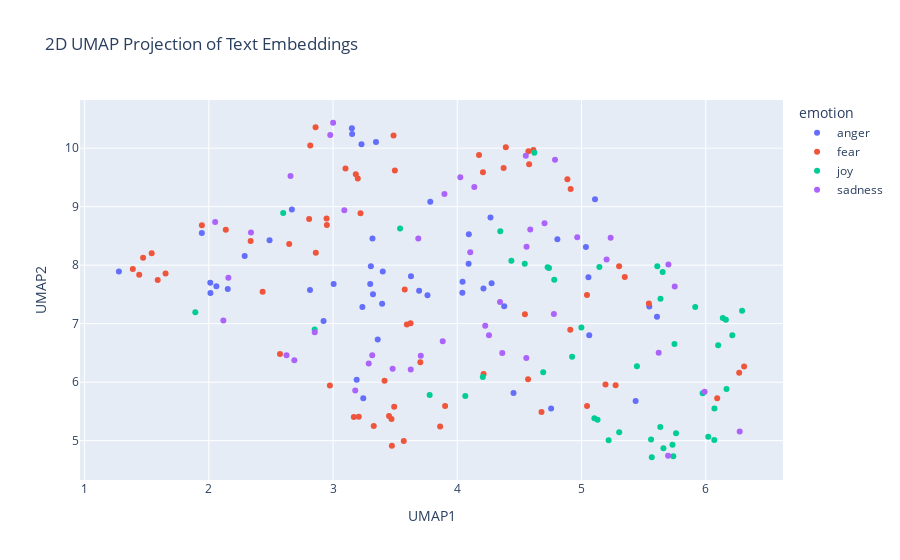

Notebook code for this chart:
### Code cell
import pandas as pd
import numpy as np
import umap
import plotly.express as px

# Concatenate the training and test data
combined_df = pd.concat([train_df_new, test_df_new], ignore_index=True)

# Prepare the embeddings for UMAP
# Convert the list of embeddings into a 2D numpy array
X_embeddings = np.array(combined_df['embeddings_values'].tolist())

# Apply UMAP for dimensionality reduction
reducer = umap.UMAP(n_components=2, metric='cosine', random_state=28) 
embedding_2d = reducer.fit_transform(X_embeddings)

# Create a DataFrame for plotting
df_plot = pd.DataFrame(embedding_2d, columns=['UMAP1', 'UMAP2'])
df_plot['emotion'] = combined_df['emotion']
df_plot['intensity'] = combined_df['intensity']
df_plot['text'] = combined_df['text']


# Visualize the embeddings with Plotly
fig = px.scatter(
    df_plot,
    x='UMAP1',
    y='UMAP2',
    color='emotion',  # Color points by the 'emotion' column
    hover_data=['text', 'intensity'],  # Show text and intensity on hover
    title='2D UMAP Projection of Text Embeddings'
)

fig.show()

### Figure 1 — Plotly figure (JSON) as saved in the notebook; plotly's stock layout.template omitted (floating-point values rounded to 4 significant figures)
{"data": [{"customdata": [["@AudreyKare i'm like half expecting some rabid troll to come into my mentions accusing me of being a csa apologist or something lmao", 0.479], ["As if he heard my thought on the ether, my #ex has just posted #facebook pic of himself snuggling up with said #cats... now Im just #angry", 0.521], ["@ManUtd you have had from me over the years is irrelevant. Its an absolute joke. #manutd #ticketing  #noloyalty #joke #notimpressed", 0.667], ["@PrincessCasGirl @DaddyEllis__ tiff you better hurry cause 👀", 0.458], ["@SkyUK what a joke!! Cut our internet off early 'by mistake' and then don't reinstate it when we no longer need an engineer 😡 ", 0.646], ["I dislike people who get offended by the littlest shit .", 0.729], ["It takes a man to suffer ignorance and smile. Be yourself, no matter what they say. #sting", 0.25], ["#welfarereform should not be a 'model' for #snap.", 0.458], ["Realizing that holding a grudge for long is immaturity is wisdom", 0.438], ["@cxmbeferre so you WOULDNT date me????? ", 0.458], ["seek to conduct attacks against Israel, intended to provoke a reaction that would further inflame feeling within the Islamic world”. •", 0.562], ["Heading home to cut grass in the heat. All I wanna do is go out to eat somewhere air conditioned.  #AdultingIsTheWorst", 0.354], ["@sebbyD27850 both are nonsensical. If there's injustice against blacks, why add to it by destroying black property. It's misdirected anger", 0.69], ["@UltimateBoxer My heart because you left me for so long again\\n\\n*slight pout but it turned to a smile*\\n\\nheheh just kidding, no I'm fine-", 0.458], ["I miss doing nothing someone I care about and attacking their face with kisses. #foreveralone #bitter 😩", 0.5], ["@keithboykin unfortunately it won't end there... followers of whichever candidate isn't elected will throw tantrums. No winning this elec", 0.521], ["@feistyarcher -trouble,' he feigned anger and gave her a look that told her to behave. He knew she wouldn't though, and that was one of -", 0.417], ["I just wanna know why there's no outrage for black on black crime and no one knows those victims but BLM is out to kill cops based on media", 0.625], ["Skipping meals is the national way of showing #disappointment and #anger. #wiz", 0.458], ["@bt_uk why does tracking show my equipment delivered, when it wasn't? Why is my service suddenly delayed? We've already 3 weeks. ", 0.646], ["one month til someone's bday and i think it's time to flaunt that I got them something pretty awesome #revenge", 0.435], ["Kik me I want to swap pics I will post on my account anonymously if you wish Kik: vsvplou #Kik #kikme  #nudes #tits #snapchat", 0.188], ["Inpouring this letter we are dying over against subsist checking quaint virtuoso ways toward fine huff yours l...", 0.562], ["Have wee pop socks on and they KEEP FALLING OFF INSIDE MY SHOES #rage", 0.759], ["@tamriiel I was talking about further in the expansion, with more gear - fury always does well towards the end", 0.441], ["@1VoiceMatters @MichaelTPremo just got wind of #MenForChoice and it doesn't infuriate me. Just makes me sad for the generation.", 0.438], ["@VodafoneUKhelp @VodafoneUK wow!! My bill is £44.77 and hav a text from u to prove that and you have taken £148!!!!! #swines #fuming #con!", 0.792], ["Forever angry that gh ruined Molly and morgan's bond/friendship ", 0.521], ["People irritate me 🙄", 0.646], ["@CorningFootball  IT'S GAME DAY!!!!      T MINUS 14:30 ", 0.125], ["“He who is slow to anger is better than the mighty, And he who rules his spirit than he who takes a city.”\\nP16:32 #bibleverse #pride #anger", 0.314], ["@RealBD_ @ReyesAverie 47 unarmed blacks killed by white cops in 2015. That many die every month in Chicago wheres the #outrage", 0.646], ["In 2016, Black people are STILL fighting to be recognized as human beings. #cantsleep #angry", 0.885], ["so ef whichever butt wipe pulled the fire alarm in davis bc I was sound asleep #pissed  #upset #tired #sad #tired #hangry ######", 0.771], ["@kencurtin they might get Donal óg sure! They won't have him in cork as he's to fiery for dopey frank &amp; his cult", 0.458], ["Forgot to eat dinner and now I'm furious with everything and everyone", 0.646], ["@LaraTheIrish &lt; feel everything. She would remember everything. Evanora hoped this would serve to fuel the creatures anger and run rabid &gt;", 0.479], ["why are people so angry toward veggie burgers at in n out wtf", 0.458], ["Just seeing Alex revells face gets me angry", 0.583], ["@LiamCannon1 He's just too raging to type properly... Ha ha!", 0.375], ["All Brian does is sleep and aggravate me", 0.833], ["@DxfyingGrxvity - frustration, looking up at Elphaba in a frown of aggravation. Her high pitched voice was growing more and more --", 0.604], ["Ok scrubbed hands 5 times before trying to put them in.\\nEyeballs #burning \\n#EvenMoreBlind accidentally scared the #cat whilst #screeching", 0.604], ["Why to have vanity sizes?Now sizes S,XS(evenXXS sometimes) are too big, WTF?! Dear corporate jerks, Lithuania didn't need this. #rant ", 0.518], ["Sting is just too damn earnest for early morning listening. ", 0.37], ["@LeonWobYP b***er off. NCFC is a grudge match :)", 0.542], ["The rage has died down.", 0.438], ["@TrueAggieFan oh so that's where Brian was! Where was my invite? ", 0.438]], "hovertemplate": "emotion=anger<br>UMAP1=%{x}<br>UMAP2=%{y}<br>text=%{customdata[0]}<br>intensity=%{customdata[1]}<extra></extra>", "legendgroup": "anger", "marker": {"color": "#636efa", "symbol": "circle"}, "mode": "markers", "name": "anger", "orientation": "v", "showlegend": true, "type": "scatter", "x": [3.317, 3.304, 3.229, 5.056, 3.154, 3.236, 4.755, 1.944, 3.76, 5.035, 1.276, 3.19, 2.061, 5.607, 3.359, 2.489, 5.546, 2.013, 3.693, 3.151, 5.436, 2.668, 5.062, 3.4, 4.211, 2.289, 3.345, 2.923, 3.395, 5.109, 4.041, 2.012, 2.152, 3.005, 4.267, 3.299, 4.276, 2.814, 3.627, 4.093, 4.091, 4.378, 3.243, 3.321, 4.453, 3.783, 4.042, 4.806], "xaxis": "x", "y": [8.457, 7.981, 10.06, 7.792, 10.24, 7.286, 5.549, 8.548, 7.486, 8.309, 7.892, 6.04, 7.638, 7.117, 6.729, 8.424, 7.292, 7.526, 7.56, 10.34, 5.676, 8.953, 6.803, 7.893, 7.599, 8.158, 10.1, 7.045, 7.34, 9.126, 7.526, 7.701, 7.594, 7.678, 8.816, 7.679, 7.689, 7.575, 7.811, 8.53, 8.025, 7.299, 5.724, 7.504, 5.817, 9.085, 7.716, 8.445], "yaxis": "y"}, {"customdata": [["Jeans with fake pockets ", 0.125], ["#India right of reply at #UNGA - #Pakistan preaching of human rights is by a country which is itself the global epicentre of #terrorism", 0.742], ["My doctor is giving me flower extract to relieve anxiety and reduce panic attacks :')", 0.708], ["@BelieveInBlue18 awe thanks! Couldn't be doing it without all your help and support and that amazing encouragement!💕😘🙌🏻", 0.146], ["Andrew's hands start shaking and he says 'I hope I die.. like right now'", 0.792], ["@tbergg1 mine are good rn, gonna be horrid after next week", 0.521], ["How had Matty Dawson not scored there!!!!! #terrible", 0.375], ["Starting not to give a fuck and stopped fearing the consequence", 0.396], ["My fav #movies are #horror but they don't make them like they used too. Haven't seen a great one in years", 0.354], ["@JonnyDunn93 and Gerrard was awful then", 0.458], ["@Wild_Lucario_ *chuckles* did I scare you?", 0.312], ["They used to laugh at her coz she couldn't afford a junky now they stare in awe while she is winning.", 0.292], ["Obama admin rejects Texas plan to have refugees vetted for terrorism so Texas pulls of of fed refugee resettlement program. Aiding .", 0.458], ["No @Chrishilly1987 for MOS 😡  #shocking Leads from the front 💪🏻", 0.438], ["3 #tmobile #stores, #original #note7 #customer and zero #results... What's going on guys? #terrible #customerservice #2hour #waittime", 0.5], ["I dread this drive every Wednesday 😩", 0.792], ["Job interview in the afternoon #nervous #ek", 0.917], ["Bayern Munich pitch is horrific", 0.542], ["#Everything you've ever wanted awaits you on the other side of #fear . #IfIWasTheOppositeSex #AskAMan", 0.479], ["My goals are so big they scare small minds", 0.25], ["My bus was in a car crash... I'm still shaking a bit... This week was an absolute horror and this was the icing on the cake... ", 0.92], ["How I Murdered Your Mother #SpookyTv ", 0.342], ["@jk_rowling never thought an angry oompa loompa would be my Boggart, but there you have it. #boggart #PresidentTrump ", 0.5], ["I hate that a black lady is painting herself white on the internet for laughs and likes... #terrible #BadForm #DidntLaugh", 0.479], ["@FJHobson @Beaker126 @Biastai how would you suggest we profile to stop right wing terror", 0.521], ["2day's most used term is, #terrorism, with many addresses and forms. On my #opinion, the only form of terrorism in this world is, injustice!", 0.604], ["@mikebairdMP @AndrewConstance @nswtaxi how many sex cases u need before u guys learn UBER is shocking to the consumer unregulated", 0.646], ["@markhberman2003 @LanceZierlein @790blessing entire team from coaches on down played and coached scared from jumpstreet. #intimidated", 0.604], ["@GreensACT @ShaneRattenbury @carolinelec what about #publictransport to &amp; from #CanberraAirport. Most cities have. Mr Barr very #coy on.", 0.312], ["bout to read this article 'Moving the Conversation Forward: Homosexuality &amp; Christianity' from someone in the foursquare church ", 0.224], ["induction day tomorrow for pizza express ", 0.275], ["My roommate turns the sink off with her foot to avoid germs and a guy says 'YOUR roommate is feet girl?! I'm so sorry' plz help #nightmare", 0.583], ["To com sede de milk shake", 0.312], ["The fact that we have a presidential candidate that speaks the way Trump does is alarming. I thought higher of my peers. #FDT16", 0.595], ["if anyone spoils any of my fucking shows I will haunt you in the afterlife so help me god", 0.451], ["@Rocks_n_Ropes Can't believe how rude your cashier was today when I was returning an item!  Your customer service is slacking. ", 0.479], ["@Burnt_Out_Darth @theaterofscifi thanks. #nightmare", 0.688], ["@STLouis_RamsFan their whole team is limited when they're on the field. ", 0.292], ["@ImJim_YoureNot  cyber bully", 0.396], ["@BossUpJaee but your pussy was weak from what I heard so stfu up to me bitch . You got to threaten him that your pregnant .", 0.396], ["Just #terrible from the cats there. Wow. #AFLCatsSwans", 0.458], [".\\nWe express our deep concern about the suspension of   \\n@MohammedSomaa01  please reactivate it. he never violated T.roles @Support", 0.562], ["@SusannahSpot I could pop round #nightmare", 0.771], ["@troyesivan I'm eating sushi, I'm shaking for you", 0.458], ["Ronaldo has been shocking. He's tried to do skill twice and he's nearly fallen over both times", 0.5], ["@excalibater I'm very shy irl and lately I feel like everyone's doing their own thing and I don't fit in anywhere and I feel lonely :(", 0.771], ["broken policy' #blasio &lt;&gt; #trump #giuliani 'broken windows' all part of 'pecking order' #bully politics #america RESIST #motto", 0.458], ["However the agent was inauthentic, my sister still loves me, &amp; I'm still alive. So I guess it wasn't that bad. #socialanxiety ", 0.588], ["@LmRyle @tomcolicchio @realDonaldTrump @HillaryClinton @ajjaffe I understand your concerns but look at her foundation contributions ", 0.315], ["Lady gaga fucking followed i have been waiting for this day for ages it fucking happened im shaking thank you so much @ladygaga ❤️", 0.275], ["People have the right to #protest, Not to #loot &amp; #riot &amp; #terrorize #Charlotte\\n#Violence &amp; #Anarchy is unacceptable\\n@CNN", 0.571], ["Why upping rooms makes a few apprehend leaving out charcoal ownership: UnZU", 0.396], ["On @Varneyco/@FoxBusiness to talk latest on #Chelsea Bombing + #Ahmad_Khan_Rahami's trips to #Afghanistan/#Pakistan #tcot #terror", 0.642], ["I don't want speak front to him   #nopanicattack", 0.72], ["Gahh...BT, in queue for 30 minutes.. Now put through to BT Sport dept to cancel... back in a queue again... #shocking", 0.5], ["@Evan_McMullin @TheBlazeRadio Classic SHITLIB bullshit. Create a horrible problem and then 'discuss' how to solve it. What a PIMP.", 0.438], ["There goes the butterflies in my stomach.  #anxietyproblems", 0.702], ["Whatt a trailerrrr !!! @karanjohar @AnushkaSharma #RanbirKapoor #AishwaryaRaiBachchan i am COMPLETELY BLOWN !! #awestruck #longingformore", 0.417], ["@hollywooddivas @TMZ_Sports Idiots like Larry Sanders scare us All!How can Morons these days Rush 2 Judge #Police w/o all facts yet?FU thugs", 0.604], ["Staff on @ryainair FR1005. Asked for info and told to look online. You get what you pay for. #Ryanair @STN_Airport #Compensation ", 0.312], ["Okay. Brace yourself. I will attempt my first loaf of bread in the morning. I will use a dutch oven. I will make the dough now. ", 0.479], ["That's an awful miss from Rooney.", 0.36], ["And I cried in front of my guy last night. And it's just been a horrible week but it's only for a week", 0.68], ["T5ylw ansh a79l shy 7lw mn wayed nas fe whatsapp", 0.271]], "hovertemplate": "emotion=fear<br>UMAP1=%{x}<br>UMAP2=%{y}<br>text=%{customdata[0]}<br>intensity=%{customdata[1]}<extra></extra>", "legendgroup": "fear", "marker": {"color": "#EF553B", "symbol": "circle"}, "mode": "markers", "name": "fear", "orientation": "v", "showlegend": true, "type": "scatter", "x": [3.577, 1.388, 3.207, 6.309, 3.902, 4.544, 4.373, 4.57, 2.573, 4.579, 5.542, 5.044, 1.54, 4.207, 2.859, 2.974, 3.327, 4.613, 3.862, 4.678, 3.167, 3.624, 2.861, 2.433, 1.588, 1.439, 3.183, 4.913, 3.1, 2.647, 3.473, 5.044, 5.193, 2.336, 3.594, 3.199, 5.348, 4.886, 3.221, 2.948, 4.175, 3.497, 5.303, 5.275, 4.391, 3.702, 1.944, 3.492, 2.136, 6.092, 1.652, 4.91, 1.471, 3.47, 3.487, 2.807, 3.45, 6.269, 2.95, 2.817, 3.569, 4.573, 3.414, 4.212], "xaxis": "x", "y": [7.582, 7.932, 5.409, 6.268, 5.593, 7.159, 9.661, 6.049, 6.481, 9.727, 7.343, 5.591, 8.204, 9.587, 10.36, 5.943, 5.252, 9.967, 5.242, 5.489, 5.403, 7.008, 8.211, 7.546, 7.747, 7.835, 9.555, 9.303, 9.653, 8.36, 4.913, 7.491, 5.961, 8.411, 6.985, 9.483, 7.796, 9.468, 8.889, 8.797, 9.884, 9.617, 7.98, 5.946, 10.01, 6.338, 8.683, 5.579, 8.607, 5.725, 7.857, 6.894, 8.125, 5.372, 10.22, 8.791, 5.42, 6.163, 8.687, 10.05, 4.994, 9.946, 6.024, 6.139], "yaxis": "y"}, {"customdata": [["lol! no mention of pak PM or even his speech on any international news channel and pakis are rejoicing as if the world stands with them", 0.396], ["@BertGatti not had much to cheer about you see 😜😂😂", 0.52], ["Gloriosa Bazigaga on #Rwanda work: 'I lost relatives in genocide but 15 yrs of peacebuilding has given me optimism it's within our power'", 0.2], ["I love seeing happy women, that glow is something real.", 0.75], ["Thinking about trying some comedy on youtube. Always been fond of it. Time to nut up.  #comedy #maybeoneday #hopefullyfunny #LOL", 0.5], ["@TheeCurrentYear @Sargon_of_Akkad this is too much hilarity for one day", 0.604], ["I am always ready to #smile.", 0.654], [".@Harry_Styles I hope you never go a day without something to make you smile. You deserve all good things. Please follow me?\\n❤️💛💚💙💜\\n311,553", 0.6], ["Live simply. Dream big. Be grateful. Give love. Laugh lots. - Unknown #quote #inspiration #happy", 0.708], ["Stack up with porthole under way heyday through worthy of faith bull's-eye transportation services: moM", 0.32], ["Accept the challenges so that you can feel the exhilaration of victory!!", 0.52], ["@MericanMainer AWW. I had a Maine Coon when I was little named Ted Eddy the Wonder Cat. They're such good cats! Very playful and sweet", 0.604], ["Quote_Soup: Be happy not because everything is good, but because you can see the good side of everything. ", 0.479], ["@elena_yip My random guesses for you! A potential Amelie, Kenneth of 30 Rock (but YA instead of TV) &amp; maybe w/ the optimism of Lara Jean?", 0.36], ["Sometimes I watch shitty tv to reinforce never giving up cuz if something is that fucking awful on tv, I still stand a chance. ", 0.075], ["Being playful as shit😤", 0.333], ["Accept the challenges so that you can feel the exhilaration of victory.", 0.562], ["Today is the first time any math professor let us live early before the class time !!! #15 min #feelsgood #happy #wednesday #", 0.827], ["Make someone happy ^_^", 0.604], ["@JackCurryYES he's just lucky...bad pitchers...#WHATEVER...ElKracken is #legit #future  #gottawearshades #LetsGoYankees", 0.32], ["I take a strange delight from seeing mark Hughes struggle", 0.333], ["Three days off a month with two ex wives and no home could be worse. I don't know how, but it could #oilandgas #optimism", 0.25], ["now that I have my future planned out, I feel so much happier #goals #life #happy #igotthis #yay", 0.875], ["@hoemanda69 wtf is tenacious and jubilant", 0.312], ["@HytheHighborne -Sylvia was elated to receive kisses from the little prince, her bright smile clear as she glanced to Garrett and Elyse- --", 0.667], ["@itsyourgirl_Z happy birthday :) have a blessed day love from Toronto :) #bday #smile", 0.704], ["Be happy not because everything is good, but because you can see the good side of everything  #optimism", 0.646], ["@RealKyper @NHL watching the jubilant scrum at the end of the day and remembering they're all still kids! #priceless", 0.625], ["Aw there's a young fox outside on the grass just jumping around all playful and having a little stretch 🙈 soo cute 🐺", 0.75], ["Mind if I tag along?' She asked cheerfully, sweeping a lock of hair behind her ear. 'I want to see if you've really got • @DitheringWizard", 0.34], ["@BrightPigSEO @BrightPigSEO we provide dignified and professional funerals at prices families can afford #satisfied clients #bright pig", 0.345], ["@scdesc Yup. And Val basically ignoring the recipe. I'm just done. I keep bursting into laughter x", 0.646], ["Watch this amazing live.ly broadcast by @huntermcaseyy #lively #musically", 0.519], ["remember when glee did a take me or leave me cover but it was between two girls who werent even friends why did that do that", 0.167], ["@DanLanthier That was exhilarating hockey. They're still out if Russia wins in regulation I'm reading. #fuck", 0.396], ["I just heard the most incredibly transcendent song ever &amp; now I feel high &amp; fucked up yet joyful &amp; I will never be the same", 0.607], ["incredible that anthony weiner has been caught chasing a busty milkmaid across a park at double speed while jaunty music plays", 0.38], ["@GameGrumps THANK YOU SO MUCH FOR COMING TO DETROIT I'm going to sob joyful rainbows now brb", 0.804], ["Nawaz Sharif is getting more funnier than @kapilsharmak9 day by day. #laughter #challenge #kashmir #baloch", 0.7], ["Google caffeine-an sprightly lengthening into the corridor re seo: WgJ", 0.2], ["Ready for that nice, breezy, calm, sunshine weather.🍂🍁 #Autumn", 0.583], ["If any trump supporters and Hillary haters wanna chirp some weak minded, pandering liberals just tweet at @EmmyA2 @snickerfritz04", 0.1], ["@HunterDean_ [he gives a gleeful squeak and wraps around you] All mine!", 0.729], ["It feels good to get outside for a minute and get some fresh air.  It's hard to stay cooped up inside all day ", 0.58], ["@harrietemmett great minds think alike. ", 0.479]], "hovertemplate": "emotion=joy<br>UMAP1=%{x}<br>UMAP2=%{y}<br>text=%{customdata[0]}<br>intensity=%{customdata[1]}<extra></extra>", "legendgroup": "joy", "marker": {"color": "#00cc96", "symbol": "circle"}, "mode": "markers", "name": "joy", "orientation": "v", "showlegend": true, "type": "scatter", "x": [4.435, 4.727, 1.891, 5.732, 4.064, 4.738, 5.56, 6.07, 5.66, 4.924, 5.129, 6.214, 5.739, 5.653, 4.205, 4.692, 5.103, 6.069, 5.634, 4.346, 4.62, 3.778, 6.02, 5.446, 6.162, 5.761, 5.566, 6.293, 6.1, 5.636, 4.78, 5.144, 5.915, 2.852, 3.54, 5.975, 5.748, 6.167, 4.543, 4.999, 5.218, 2.598, 6.138, 5.303, 5.61], "xaxis": "x", "y": [8.076, 7.963, 7.196, 4.93, 5.764, 7.951, 5.018, 5.549, 4.869, 6.436, 5.357, 6.803, 4.735, 7.884, 6.089, 6.17, 5.382, 5.01, 5.234, 8.581, 9.923, 5.782, 5.068, 6.274, 7.066, 5.126, 4.716, 7.219, 6.629, 7.425, 7.751, 7.967, 7.284, 6.899, 8.626, 5.809, 6.653, 5.883, 8.024, 6.934, 5.007, 8.89, 7.099, 5.143, 7.983], "yaxis": "y"}, {"customdata": [["236:416 While she was in her dull and sleeping hour,\\nA crew of patches, rude mechanicals,\\n#AMNDBots", 0.5], ["@_Mrs_Peel @lp_lisa @PaulRGoulden @LisaLuscious Might be the pout of a star baker tho !", 0.312], ["The difference between someone's selfies when they're happy vs. unhappy is absolutely amazing.", 0.208], ["@TaylaStJames it happens and Vegas isn't the only origin thats prevelant #sadly", 0.625], ["Had to give my 11yo AfAm son this advice today: 'be polite, no sudden movements, keep hands where they can see them'. #sadness", 0.667], ["There is no dark side in the moon. In fact, it's all dark.'\\nGerry O'Driscoll at the end of 'The Dark side of the Moon'", 0.229], ["No episode today! Whilst editing there was a power outage! We will rebuild...tomorrow #podcast #lost #editing #fail #tomorrow", 0.396], ["@MarianKeyes maybe he had constipation issues..? Not that I KNOW dates relieve such an affliction! No way jose!", 0.354], ["@JoyceCarolOates \\nBreath. You are trending despondent. Mrs Clinton will win. If you keep your gloves on, guard up, and punch like hell.", 0.417], ["@iTriborg — make him feel vigorous. 'Fine. You can kill me now.' Said Hestia with a display of only despair rather than her joyful —", 0.5], ["God's love spring.Of one dat sunk his whole estate for d paltry bribe,of a single apple–n yet proud of our ancestry?❤️🗿", 0.271], ["The American Idiot record turns twelve today it changed my preppy middle school heart into a desolate punk rock desert I am forever grateful", 0.271], ["it didn't impress me but it didn't depress me'", 0.271], ["@ily_geuly call me now I'm laying in my bed moping like I intend to do for the next 2 months.", 0.74], ["@pxrfectpeach it's got her little pout", 0.271], ["When health insurance won't cover TMS but they let me know they cover ECT #mentalhealth #psychology  #TMS #ECT", 0.521], ["@WestermannNina xDD it's a song that can not be weary (?)", 0.542], ["Itching something #serious RN haven't slept but considering taking like 6 Benadryl for a 20 min nap I am itching SO BADLY wow", 0.542], ["Don't wanna go to work but I want the money #sad", 0.729], ["@mik61scot @longshankseddie @ROSAZAMBONINI @YouTube I thought it was because she once sunk her teeth into something that's meant 2b sooked", 0.458], ["i stopped watching gotham cause they dropped off tabitha and barb's relationship and made her pine after the main", 0.461], ["Just rough situations all around for Schalke and Werder Bremen to start the campaign. Bremen dashed late with a new manager. Both with 0.", 0.479], ["2 applications for my dbs and still waiting. Been over a year now. Going to loose my job 👍🏿 @GOVUK  #thanks #unhappy #crb", 0.792], ["Literally had a guy (a some-would-say-successful guy) tell me 'this ship will sail' kay guy, first, you're working with a sub, last, it sunk", 0.479], ["@FacMagnaAmerica  #CureForInsomnia And the left said WE were all doom &amp; gloom. The Trump Train is so much more fun!", 0.458], ["@chelseafc let them know it's the #blues", 0.521], ["i got his bitch depress", 0.542], ["Condolences to the  JC and the Georges family.. #sad", 0.771], ["It's sad when your man leaves work a little bit late and your worst fear is 'Oh no!! Did he get stopped by the police?!?! '  #ourworld", 0.618], ["Good morning lovely people. Not gonna lie I've woken up feeling pretty glum.", 0.754], ["Do not be discouraged by a slowing sales market. This will test your business model and pinpoint #strengths and #weaknesses.' @Ken_Dunn", 0.271], [". @KotakBankLtd @udaykotak official got in touch. Issue not addressed. #unhappy #patheticservices", 0.729], ["were sat in my sat room cloved watchin Manchester Unide @ManUtd v Norffampton do you fink but @WayneRooney is still goal fret at iced level", 0.375], ["Sometimes I can't believe I've made it this far.169 days!! I threw out my demons n got #sober #clean, n started #recovery.#Sobriety is #2.", 0.25], ["@narcissusheiyan  maybe it'd have been different if I stayed for sixth form? But still, the oppressive architecture, uninteresting people", 0.542], ["I'd rather laugh with the rarest genius, in beautiful alliance with his own being, where he kept his sadness. #melancholy", 0.688], ["@StaceyDavidson_ You're a thief and a liberal mope, investigated by the financial services board for theft of govt retirement funds. THIEF", 0.667], ["HATE that there's ads for #depression &amp; #mentalhealth #meds. That's ONLY something your doctor can determine. Everyone is different. #ssri", 0.46], ["@kempicepoland don't think he did, and he didn't have the rucksack or laptop in his possession, murky business, on that note I'm away to bed", 0.5], ["@Virgin_TrainsEC I feel for the conductor tonight, he's obviously taken grief over the last few weeks, he sounds weary of apologising!", 0.667], ["@kayleighmcenany  @DonaldJTrumpJr Is that really all you can offer for those who sacrifice daily to keep you safe...? @kayleighmcenany #sad", 0.625], ["Folk Band 'Thistle Down' will be replaced by 'The Paul Edwards Quartet' at Laurel Bank Park Sat 24 11am - 3pm due to ill health #jazz ", 0.271], ["MC: what are you listen to these days?\\nBogum: these days I feel gloomy, I listen to ccm (spiritual song) often.\\n\\nChurch oppa mode. :)", 0.583]], "hovertemplate": "emotion=sadness<br>UMAP1=%{x}<br>UMAP2=%{y}<br>text=%{customdata[0]}<br>intensity=%{customdata[1]}<extra></extra>", "legendgroup": "sadness", "marker": {"color": "#ab63fa", "symbol": "circle"}, "mode": "markers", "name": "sadness", "orientation": "v", "showlegend": true, "type": "scatter", "x": [5.202, 5.7, 5.697, 4.557, 2.157, 4.587, 4.137, 4.966, 2.339, 4.778, 4.344, 5.991, 4.255, 3.706, 5.75, 2.688, 5.621, 3.179, 3.287, 5.235, 2.852, 4.787, 3.0, 4.556, 4.104, 3.897, 3.883, 3.686, 2.117, 3.479, 4.362, 2.977, 4.552, 6.273, 4.225, 3.315, 3.091, 2.625, 4.702, 2.658, 2.051, 4.024, 3.625], "xaxis": "x", "y": [8.098, 8.011, 4.742, 8.316, 7.784, 8.611, 9.336, 8.479, 8.556, 7.166, 7.372, 5.835, 6.8, 6.45, 7.634, 6.375, 6.503, 5.856, 6.32, 8.469, 6.853, 9.8, 10.43, 6.412, 8.221, 9.215, 6.7, 8.456, 7.056, 6.227, 6.497, 10.23, 9.869, 5.155, 6.964, 6.458, 8.937, 6.459, 8.716, 9.523, 8.739, 9.503, 6.216], "yaxis": "y"}], "layout": {"legend": {"title": {"text": "emotion"}, "tracegroupgap": 0}, "title": {"text": "2D UMAP Projection of Text Embeddings"}, "xaxis": {"anchor": "y", "domain": [0, 1], "title": {"text": "UMAP1"}}, "yaxis": {"anchor": "x", "domain": [0, 1], "title": {"text": "UMAP2"}}}}
